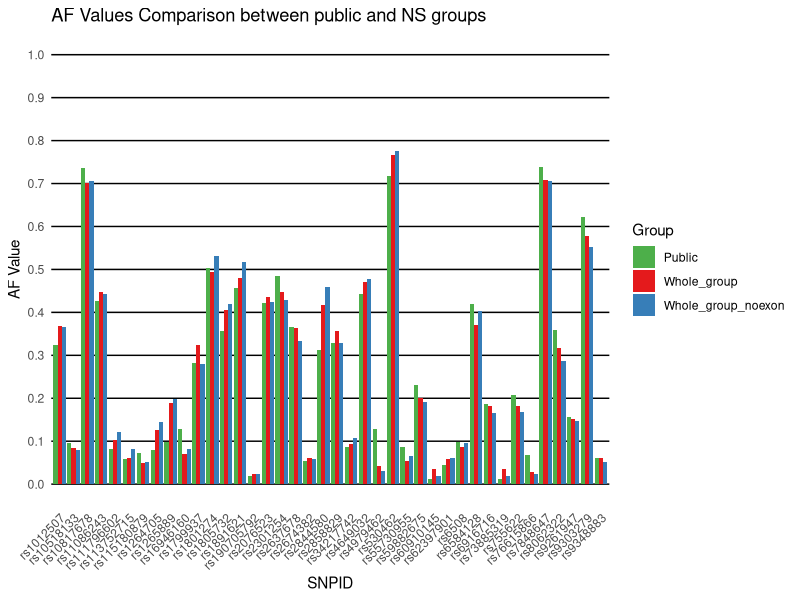

Recreate this plot in R. (Note: this script raises an error after producing the figure.)
# visulization
# author: Haodi Yang
# date: 12.7.2024

# this script is the visulization of the AF result 


library(dplyr)
library(readxl)
library(ggplot2)
library(reshape2)
library(RColorBrewer)
library(gridExtra)


rm(list=ls())

data <- read_excel("data/AF_result.xlsx")

set1_colors <- brewer.pal(3, "Set1")
colors <- c(set1_colors[3], set1_colors[1], set1_colors[2]) # green red blue



########## the first plot: public and all patients(exon and noexon) ########


data1 <- melt(data, id.vars = "SNPid", 
                  measure.vars = c("Public", "Whole_group", "Whole_group_noexon"),
                  variable.name = "Group", value.name = "AF")


public_patients <- ggplot(data1, aes(x = SNPid, y = AF, fill = Group)) +
  geom_bar(stat = "identity", position = "dodge") +
  scale_y_continuous(limits = c(0, 1), breaks = seq(0, 1, by = 0.1)) +
  scale_fill_manual(values = colors) +
  labs(title = "AF Values Comparison between public and NS groups",
       x = "SNPID",
       y = "AF Value") +
  theme_minimal() +
  theme(axis.text.x = element_text(angle = 45, hjust = 1),
        panel.grid.major.y = element_line(color = "black", linewidth = 0.5),
        panel.grid.minor.y = element_blank(), 
        panel.grid.major.x = element_blank(),
        panel.background = element_rect(fill = "white", color = NA), 
        plot.background = element_rect(fill = "white", color = NA)) 
  theme(axis.text.x = element_text(angle = 90, hjust = 1))


  
ggsave("visulization/Public_whole_group.pdf", plot = public_patients, width = 24, height = 8)


############plot2: public and only exon variants###########


data2 <- melt(data, id.vars = "SNPid", 
                  measure.vars = c("Public", "Whole_group"),
                  variable.name = "Group", value.name = "AF")


public_exon <- ggplot(data2, aes(x = SNPid, y = AF, fill = Group)) +
  geom_bar(stat = "identity", position = "dodge") +
  scale_y_continuous(limits = c(0, 1), breaks = seq(0, 1, by = 0.1)) +
  scale_fill_manual(values = colors) +
  labs(title = "AF Values Comparison between public and NS groups (only exon variants)",
       x = "SNPID",
       y = "AF Value") +
  theme_minimal() +
  theme(axis.text.x = element_text(angle = 45, hjust = 1),
        panel.grid.major.y = element_line(color = "black", linewidth = 0.5),
        panel.grid.minor.y = element_blank(), 
        panel.grid.major.x = element_blank(),
        panel.background = element_rect(fill = "white", color = NA), 
        plot.background = element_rect(fill = "white", color = NA)) 
theme(axis.text.x = element_text(angle = 90, hjust = 1))



ggsave("visulization/Public_exon.pdf", plot = public_exon, width = 24, height = 8)



############plot3: public and other variants from SNP data###########


data3 <- melt(data, id.vars = "SNPid", 
              measure.vars = c("Public", "Whole_group_noexon"),
              variable.name = "Group", value.name = "AF")


public_notexon <- ggplot(data3, aes(x = SNPid, y = AF, fill = Group)) +
  geom_bar(stat = "identity", position = "dodge") +
  scale_y_continuous(limits = c(0, 1), breaks = seq(0, 1, by = 0.1)) +
  scale_fill_manual(values = colors) +
  labs(title = "AF Values Comparison between public and NS groups (other variants from SNP data)",
       x = "SNPID",
       y = "AF Value") +
  theme_minimal() +
  theme(axis.text.x = element_text(angle = 45, hjust = 1),
        panel.grid.major.y = element_line(color = "black", linewidth = 0.5),
        panel.grid.minor.y = element_blank(), 
        panel.grid.major.x = element_blank(),
        panel.background = element_rect(fill = "white", color = NA), 
        plot.background = element_rect(fill = "white", color = NA)) 
theme(axis.text.x = element_text(angle = 90, hjust = 1))



ggsave("visulization/Public_not_exon.pdf", plot = public_notexon, width = 24, height = 8)


############plot4: public and group: INS-Steroids not try###########


data4 <- melt(data, id.vars = "SNPid", 
              measure.vars = c("Public", "g_nottry"),
              variable.name = "Group", value.name = "AF")


public_g_nottry <- ggplot(data4, aes(x = SNPid, y = AF, fill = Group)) +
  geom_bar(stat = "identity", position = "dodge") +
  scale_y_continuous(limits = c(0, 1), breaks = seq(0, 1, by = 0.1)) +
  scale_fill_manual(values = colors) +
  labs(title = "AF Values Comparison between public and NS group: INS-Steroids not try",
       x = "SNPID",
       y = "AF Value") +
  theme_minimal() +
  theme(axis.text.x = element_text(angle = 45, hjust = 1),
        panel.grid.major.y = element_line(color = "black", linewidth = 0.5),
        panel.grid.minor.y = element_blank(), 
        panel.grid.major.x = element_blank(),
        panel.background = element_rect(fill = "white", color = NA), 
        plot.background = element_rect(fill = "white", color = NA)) 
theme(axis.text.x = element_text(angle = 90, hjust = 1))



ggsave("visulization/Public_g_nottry.pdf", plot = public_g_nottry, width = 24, height = 8)


############plot5: public and group: SSNS###########


data5 <- melt(data, id.vars = "SNPid", 
              measure.vars = c("Public", "g_ssns"),
              variable.name = "Group", value.name = "AF")


public_g_ssns <- ggplot(data5, aes(x = SNPid, y = AF, fill = Group)) +
  geom_bar(stat = "identity", position = "dodge") +
  scale_y_continuous(limits = c(0, 1), breaks = seq(0, 1, by = 0.1)) +
  scale_fill_manual(values = colors) +
  labs(title = "AF Values Comparison between public and NS group: SSNS",
       x = "SNPID",
       y = "AF Value") +
  theme_minimal() +
  theme(axis.text.x = element_text(angle = 45, hjust = 1),
        panel.grid.major.y = element_line(color = "black", linewidth = 0.5),
        panel.grid.minor.y = element_blank(), 
        panel.grid.major.x = element_blank(),
        panel.background = element_rect(fill = "white", color = NA), 
        plot.background = element_rect(fill = "white", color = NA)) 
theme(axis.text.x = element_text(angle = 90, hjust = 1))



ggsave("visulization/Public_g_ssns.pdf", plot = public_g_ssns, width = 24, height = 8)

############plot6: public and group: Primary SR###########


data6 <- melt(data, id.vars = "SNPid", 
              measure.vars = c("Public", "g_prisr"),
              variable.name = "Group", value.name = "AF")


public_g_prisr <- ggplot(data6, aes(x = SNPid, y = AF, fill = Group)) +
  geom_bar(stat = "identity", position = "dodge") +
  scale_y_continuous(limits = c(0, 1), breaks = seq(0, 1, by = 0.1)) +
  scale_fill_manual(values = colors) +
  labs(title = "AF Values Comparison between public and NS group: Primary SR",
       x = "SNPID",
       y = "AF Value") +
  theme_minimal() +
  theme(axis.text.x = element_text(angle = 45, hjust = 1),
        panel.grid.major.y = element_line(color = "black", linewidth = 0.5),
        panel.grid.minor.y = element_blank(), 
        panel.grid.major.x = element_blank(),
        panel.background = element_rect(fill = "white", color = NA), 
        plot.background = element_rect(fill = "white", color = NA)) 
theme(axis.text.x = element_text(angle = 90, hjust = 1))



ggsave("visulization/Public_g_prisr.pdf", plot = public_g_prisr, width = 24, height = 8)



############plot7: public and group: Secondary SR###########


data7 <- melt(data, id.vars = "SNPid", 
              measure.vars = c("Public", "g_secsr"),
              variable.name = "Group", value.name = "AF")


public_g_secsr <- ggplot(data7, aes(x = SNPid, y = AF, fill = Group)) +
  geom_bar(stat = "identity", position = "dodge") +
  scale_y_continuous(limits = c(0, 1), breaks = seq(0, 1, by = 0.1)) +
  scale_fill_manual(values = colors) +
  labs(title = "AF Values Comparison between public and NS group: Secondary SR",
       x = "SNPID",
       y = "AF Value") +
  theme_minimal() +
  theme(axis.text.x = element_text(angle = 45, hjust = 1),
        panel.grid.major.y = element_line(color = "black", linewidth = 0.5),
        panel.grid.minor.y = element_blank(), 
        panel.grid.major.x = element_blank(),
        panel.background = element_rect(fill = "white", color = NA), 
        plot.background = element_rect(fill = "white", color = NA)) 
theme(axis.text.x = element_text(angle = 90, hjust = 1))



ggsave("visulization/Public_g_secsr.pdf", plot = public_g_secsr, width = 24, height = 8)

############plot8: public and group: Partial SR###########


data8 <- melt(data, id.vars = "SNPid", 
              measure.vars = c("Public", "g_parsr"),
              variable.name = "Group", value.name = "AF")


public_g_parsr <- ggplot(data8, aes(x = SNPid, y = AF, fill = Group)) +
  geom_bar(stat = "identity", position = "dodge") +
  scale_y_continuous(limits = c(0, 1), breaks = seq(0, 1, by = 0.1)) +
  scale_fill_manual(values = colors) +
  labs(title = "AF Values Comparison between public and NS group: Partial SR",
       x = "SNPID",
       y = "AF Value") +
  theme_minimal() +
  theme(axis.text.x = element_text(angle = 45, hjust = 1),
        panel.grid.major.y = element_line(color = "black", linewidth = 0.5),
        panel.grid.minor.y = element_blank(), 
        panel.grid.major.x = element_blank(),
        panel.background = element_rect(fill = "white", color = NA), 
        plot.background = element_rect(fill = "white", color = NA)) 
theme(axis.text.x = element_text(angle = 90, hjust = 1))



ggsave("visulization/Public_g_parsr.pdf", plot = public_g_parsr, width = 24, height = 8)

############plot9: public and subgroup: CFD###########


data9 <- melt(data, id.vars = "SNPid", 
              measure.vars = c("Public", "sub_cfd"),
              variable.name = "Group", value.name = "AF")


public_sub_cfd <- ggplot(data9, aes(x = SNPid, y = AF, fill = Group)) +
  geom_bar(stat = "identity", position = "dodge") +
  scale_y_continuous(limits = c(0, 1), breaks = seq(0, 1, by = 0.1)) +
  scale_fill_manual(values = colors) +
  labs(title = "AF Values Comparison between public and NS subgroup: CFD",
       x = "SNPID",
       y = "AF Value") +
  theme_minimal() +
  theme(axis.text.x = element_text(angle = 45, hjust = 1),
        panel.grid.major.y = element_line(color = "black", linewidth = 0.5),
        panel.grid.minor.y = element_blank(), 
        panel.grid.major.x = element_blank(),
        panel.background = element_rect(fill = "white", color = NA), 
        plot.background = element_rect(fill = "white", color = NA)) 
theme(axis.text.x = element_text(angle = 90, hjust = 1))



ggsave("visulization/Public_sub_cfd.pdf", plot = public_sub_cfd, width = 24, height = 8)

############plot10: public and subgroup: primary SR###########


data10 <- melt(data, id.vars = "SNPid", 
              measure.vars = c("Public", "sub_cfd"),
              variable.name = "Group", value.name = "AF")


public_sub_prisr <- ggplot(data10, aes(x = SNPid, y = AF, fill = Group)) +
  geom_bar(stat = "identity", position = "dodge") +
  scale_y_continuous(limits = c(0, 1), breaks = seq(0, 1, by = 0.1)) +
  scale_fill_manual(values = colors) +
  labs(title = "AF Values Comparison between public and NS subgroup: Primary SR",
       x = "SNPID",
       y = "AF Value") +
  theme_minimal() +
  theme(axis.text.x = element_text(angle = 45, hjust = 1),
        panel.grid.major.y = element_line(color = "black", linewidth = 0.5),
        panel.grid.minor.y = element_blank(), 
        panel.grid.major.x = element_blank(),
        panel.background = element_rect(fill = "white", color = NA), 
        plot.background = element_rect(fill = "white", color = NA)) 
theme(axis.text.x = element_text(angle = 90, hjust = 1))



ggsave("visulization/Public_sub_prisr.pdf", plot = public_sub_prisr, width = 24, height = 8)


############plot11: public and subgroup: Partial SR###########


data11 <- melt(data, id.vars = "SNPid", 
               measure.vars = c("Public", "sub_parsr"),
               variable.name = "Group", value.name = "AF")


public_sub_parsr <- ggplot(data11, aes(x = SNPid, y = AF, fill = Group)) +
  geom_bar(stat = "identity", position = "dodge") +
  scale_y_continuous(limits = c(0, 1), breaks = seq(0, 1, by = 0.1)) +
  scale_fill_manual(values = colors) +
  labs(title = "AF Values Comparison between public and NS subgroup: Partial SR",
       x = "SNPID",
       y = "AF Value") +
  theme_minimal() +
  theme(axis.text.x = element_text(angle = 45, hjust = 1),
        panel.grid.major.y = element_line(color = "black", linewidth = 0.5),
        panel.grid.minor.y = element_blank(), 
        panel.grid.major.x = element_blank(),
        panel.background = element_rect(fill = "white", color = NA), 
        plot.background = element_rect(fill = "white", color = NA)) 
theme(axis.text.x = element_text(angle = 90, hjust = 1))



ggsave("visulization/Public_sub_parsr.pdf", plot = public_sub_parsr, width = 24, height = 8)

############plot12: public and subgroup: SRNS Genetic###########


data12 <- melt(data, id.vars = "SNPid", 
               measure.vars = c("Public", "sub_srge"),
               variable.name = "Group", value.name = "AF")


public_sub_srge <- ggplot(data12, aes(x = SNPid, y = AF, fill = Group)) +
  geom_bar(stat = "identity", position = "dodge") +
  scale_y_continuous(limits = c(0, 1), breaks = seq(0, 1, by = 0.1)) +
  scale_fill_manual(values = colors) +
  labs(title = "AF Values Comparison between public and NS subgroup: SRNS Genetic",
       x = "SNPID",
       y = "AF Value") +
  theme_minimal() +
  theme(axis.text.x = element_text(angle = 45, hjust = 1),
        panel.grid.major.y = element_line(color = "black", linewidth = 0.5),
        panel.grid.minor.y = element_blank(), 
        panel.grid.major.x = element_blank(),
        panel.background = element_rect(fill = "white", color = NA), 
        plot.background = element_rect(fill = "white", color = NA)) 
theme(axis.text.x = element_text(angle = 90, hjust = 1))



ggsave("visulization/Public_sub_srge.pdf", plot = public_sub_srge, width = 24, height = 8)


############plot13: public and subgroup: SRNS non-Genetic###########


data13 <- melt(data, id.vars = "SNPid", 
               measure.vars = c("Public", "sub_srnoge"),
               variable.name = "Group", value.name = "AF")


public_sub_srnoge <- ggplot(data13, aes(x = SNPid, y = AF, fill = Group)) +
  geom_bar(stat = "identity", position = "dodge") +
  scale_y_continuous(limits = c(0, 1), breaks = seq(0, 1, by = 0.1)) +
  scale_fill_manual(values = colors) +
  labs(title = "AF Values Comparison between public and NS subgroup: SRNS non-Genetic",
       x = "SNPID",
       y = "AF Value") +
  theme_minimal() +
  theme(axis.text.x = element_text(angle = 45, hjust = 1),
        panel.grid.major.y = element_line(color = "black", linewidth = 0.5),
        panel.grid.minor.y = element_blank(), 
        panel.grid.major.x = element_blank(),
        panel.background = element_rect(fill = "white", color = NA), 
        plot.background = element_rect(fill = "white", color = NA)) 
theme(axis.text.x = element_text(angle = 90, hjust = 1))



ggsave("visulization/Public_sub_srnoge.pdf", plot = public_sub_srnoge, width = 24, height = 8)

############plot14: public and subgroup: SSNS###########


data14 <- melt(data, id.vars = "SNPid", 
               measure.vars = c("Public", "sub_ssns"),
               variable.name = "Group", value.name = "AF")


public_sub_ssns <- ggplot(data14, aes(x = SNPid, y = AF, fill = Group)) +
  geom_bar(stat = "identity", position = "dodge") +
  scale_y_continuous(limits = c(0, 1), breaks = seq(0, 1, by = 0.1)) +
  scale_fill_manual(values = colors) +
  labs(title = "AF Values Comparison between public and NS subgroup: SSNS",
       x = "SNPID",
       y = "AF Value") +
  theme_minimal() +
  theme(axis.text.x = element_text(angle = 45, hjust = 1),
        panel.grid.major.y = element_line(color = "black", linewidth = 0.5),
        panel.grid.minor.y = element_blank(), 
        panel.grid.major.x = element_blank(),
        panel.background = element_rect(fill = "white", color = NA), 
        plot.background = element_rect(fill = "white", color = NA)) 
theme(axis.text.x = element_text(angle = 90, hjust = 1))



ggsave("visulization/Public_sub_ssns.pdf", plot = public_sub_ssns, width = 24, height = 8)

############plot15: public and subgroup: INS-Steroids not try###########


data15 <- melt(data, id.vars = "SNPid", 
               measure.vars = c("Public", "sub_nottry"),
               variable.name = "Group", value.name = "AF")


public_sub_nottry <- ggplot(data15, aes(x = SNPid, y = AF, fill = Group)) +
  geom_bar(stat = "identity", position = "dodge") +
  scale_y_continuous(limits = c(0, 1), breaks = seq(0, 1, by = 0.1)) +
  scale_fill_manual(values = colors) +
  labs(title = "AF Values Comparison between public and NS subgroup: INS-Steroids not try",
       x = "SNPID",
       y = "AF Value") +
  theme_minimal() +
  theme(axis.text.x = element_text(angle = 45, hjust = 1),
        panel.grid.major.y = element_line(color = "black", linewidth = 0.5),
        panel.grid.minor.y = element_blank(), 
        panel.grid.major.x = element_blank(),
        panel.background = element_rect(fill = "white", color = NA), 
        plot.background = element_rect(fill = "white", color = NA)) 
theme(axis.text.x = element_text(angle = 90, hjust = 1))



ggsave("visulization/Public_sub_nottry.pdf", plot = public_sub_nottry, width = 24, height = 8)

######################## combine the plots together ######################

comb_public_exon_nonexon <- grid.arrange(public_patients, public_exon, public_notexon, ncol = 1)


ggsave("visulization/combine_exon_nonexon.pdf", plot = comb_public_exon_nonexon, width = 24, height = 24)



com_group <- grid.arrange(public_g_nottry, public_g_ssns, public_g_prisr, 
                           public_g_secsr, public_g_parsr,
                           ncol = 1)


ggsave("visulization/combine_groups.pdf", plot = com_group, width = 30, height = 40)

com_subgroup <- grid.arrange(public_sub_cfd, public_sub_prisr, public_sub_parsr, 
                             public_sub_srge, public_sub_srnoge, public_sub_ssns, 
                             public_sub_nottry, 
                          ncol = 1)


ggsave("visulization/combine_subgroups.pdf", plot = com_subgroup, width = 30, height = 49)





